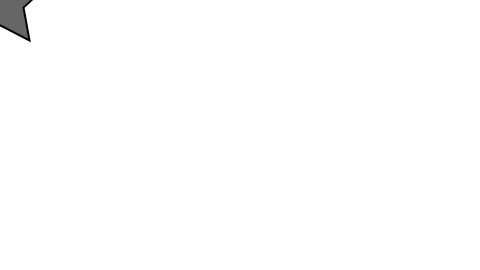
Frame 1 (no input)
Frame 60 (the mouse pressed at the canvas centre just before this capture): identical to frame 1, image omitted
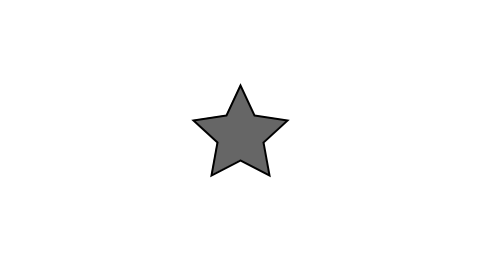
Frame 120 (the mouse held since frame 60 and released just before this capture)

The Processing sketch that drew these frames (run headless with seeded random() and noise(); from frame 60 on, the mouse is pressed at the canvas centre):

// Processing sketch: moving_star
// ── moving_star.pde
/**
 * PrimitivePShape. 
 * 
 * Using a PShape to display a custom polygon. 
 */

// The PShape object
PShape star;

void setup() {
  size(480, 270);
  // First create the shape
  star = createShape();
  star.beginShape();
  // You can set fill and stroke
  star.fill(102);
  star.stroke(0);
  star.strokeWeight(2);
  // Here, we are hardcoding a series of vertices
  star.vertex(0, -50);
  star.vertex(14, -20);
  star.vertex(47, -15);
  star.vertex(23, 7);
  star.vertex(29, 40);
  star.vertex(0, 25);
  star.vertex(-29, 40);
  star.vertex(-23, 7);
  star.vertex(-47, -15);
  star.vertex(-14, -20);
  star.endShape(CLOSE);
}

void draw() {
  background(255);
  // We can use translate to move the PShape
  translate(mouseX, mouseY);
  // Display the shape
  shape(star);
}
